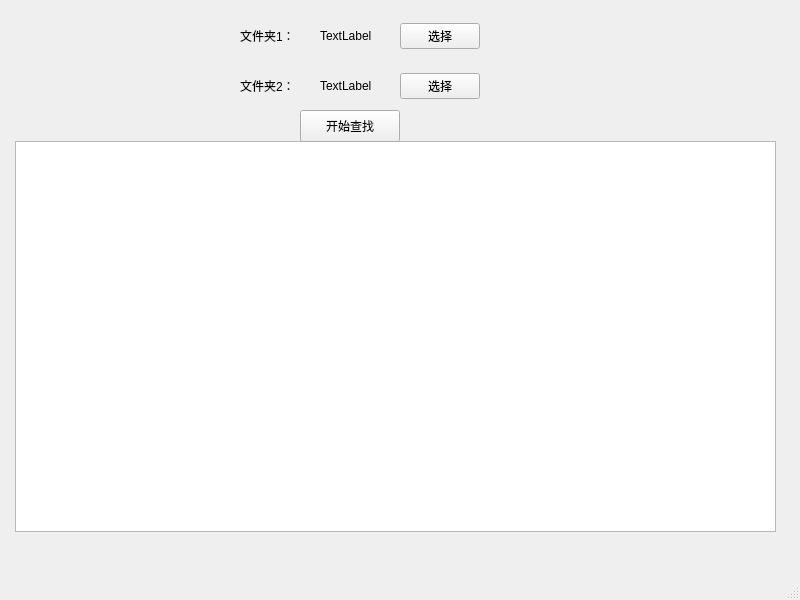
<?xml version="1.0" encoding="UTF-8"?>
<ui version="4.0">
 <class>MainWindow</class>
 <widget class="QMainWindow" name="MainWindow">
  <property name="geometry">
   <rect>
    <x>0</x>
    <y>0</y>
    <width>800</width>
    <height>600</height>
   </rect>
  </property>
  <property name="windowTitle">
   <string>MainWindow</string>
  </property>
  <widget class="QWidget" name="centralwidget">
   <widget class="QWidget" name="layoutWidget">
    <property name="geometry">
     <rect>
      <x>240</x>
      <y>70</y>
      <width>240</width>
      <height>32</height>
     </rect>
    </property>
    <layout class="QHBoxLayout" name="horizontalLayout_3">
     <item>
      <widget class="QLabel" name="label_3">
       <property name="text">
        <string>文件夹2：</string>
       </property>
      </widget>
     </item>
     <item>
      <widget class="QLabel" name="folder_path_label2">
       <property name="text">
        <string>TextLabel</string>
       </property>
      </widget>
     </item>
     <item>
      <widget class="QPushButton" name="openFolderBtn2">
       <property name="text">
        <string>选择</string>
       </property>
      </widget>
     </item>
    </layout>
   </widget>
   <widget class="QWidget" name="layoutWidget">
    <property name="geometry">
     <rect>
      <x>240</x>
      <y>20</y>
      <width>240</width>
      <height>32</height>
     </rect>
    </property>
    <layout class="QHBoxLayout" name="horizontalLayout_2">
     <item>
      <widget class="QLabel" name="label">
       <property name="text">
        <string>文件夹1：</string>
       </property>
      </widget>
     </item>
     <item>
      <widget class="QLabel" name="folder_path_label1">
       <property name="text">
        <string>TextLabel</string>
       </property>
      </widget>
     </item>
     <item>
      <widget class="QPushButton" name="openFolderBtn1">
       <property name="text">
        <string>选择</string>
       </property>
      </widget>
     </item>
    </layout>
   </widget>
   <widget class="QTextBrowser" name="resultContent">
    <property name="geometry">
     <rect>
      <x>15</x>
      <y>141</y>
      <width>761</width>
      <height>391</height>
     </rect>
    </property>
   </widget>
   <widget class="QPushButton" name="findBtn">
    <property name="geometry">
     <rect>
      <x>300</x>
      <y>110</y>
      <width>100</width>
      <height>32</height>
     </rect>
    </property>
    <property name="text">
     <string>开始查找</string>
    </property>
   </widget>
  </widget>
  <widget class="QMenuBar" name="menubar">
   <property name="geometry">
    <rect>
     <x>0</x>
     <y>0</y>
     <width>800</width>
     <height>24</height>
    </rect>
   </property>
  </widget>
  <widget class="QStatusBar" name="statusbar"/>
 </widget>
 <resources/>
 <connections/>
</ui>
